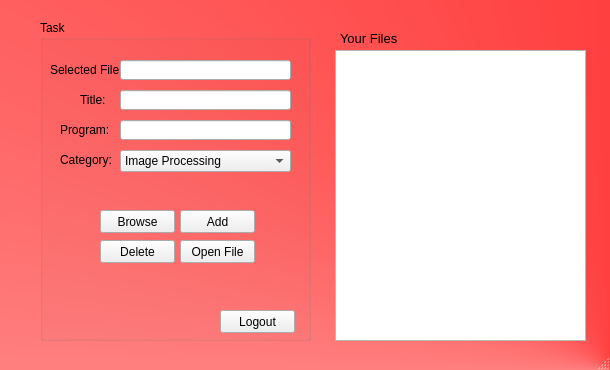
<?xml version="1.0" encoding="UTF-8"?>
<ui version="4.0">
 <class>MainWindow</class>
 <widget class="QMainWindow" name="MainWindow">
  <property name="geometry">
   <rect>
    <x>0</x>
    <y>0</y>
    <width>610</width>
    <height>370</height>
   </rect>
  </property>
  <property name="windowTitle">
   <string>MainWindow</string>
  </property>
  <property name="styleSheet">
   <string notr="true">#MainWindow
{
background-color:qconicalgradient(cx:1, cy:1, angle:0, stop:0 rgba(255, 0, 0, 255), stop:1 rgba(255, 255, 255, 255))
}</string>
  </property>
  <widget class="QWidget" name="centralwidget">
   <widget class="QGroupBox" name="groupBox">
    <property name="geometry">
     <rect>
      <x>40</x>
      <y>20</y>
      <width>271</width>
      <height>321</height>
     </rect>
    </property>
    <property name="title">
     <string>Task</string>
    </property>
    <widget class="QLabel" name="label">
     <property name="geometry">
      <rect>
       <x>10</x>
       <y>40</y>
       <width>81</width>
       <height>20</height>
      </rect>
     </property>
     <property name="text">
      <string>Selected File:</string>
     </property>
    </widget>
    <widget class="QLineEdit" name="selectFileTextbox">
     <property name="geometry">
      <rect>
       <x>80</x>
       <y>40</y>
       <width>171</width>
       <height>20</height>
      </rect>
     </property>
    </widget>
    <widget class="QPushButton" name="browseButton">
     <property name="geometry">
      <rect>
       <x>60</x>
       <y>190</y>
       <width>75</width>
       <height>23</height>
      </rect>
     </property>
     <property name="text">
      <string>Browse</string>
     </property>
    </widget>
    <widget class="QLabel" name="label_2">
     <property name="geometry">
      <rect>
       <x>40</x>
       <y>70</y>
       <width>41</width>
       <height>20</height>
      </rect>
     </property>
     <property name="text">
      <string>Title: </string>
     </property>
    </widget>
    <widget class="QLineEdit" name="titleTextbox">
     <property name="geometry">
      <rect>
       <x>80</x>
       <y>70</y>
       <width>171</width>
       <height>20</height>
      </rect>
     </property>
    </widget>
    <widget class="QLabel" name="label_3">
     <property name="geometry">
      <rect>
       <x>20</x>
       <y>100</y>
       <width>61</width>
       <height>20</height>
      </rect>
     </property>
     <property name="text">
      <string>Program:</string>
     </property>
    </widget>
    <widget class="QLineEdit" name="programTextbox">
     <property name="geometry">
      <rect>
       <x>80</x>
       <y>100</y>
       <width>171</width>
       <height>20</height>
      </rect>
     </property>
    </widget>
    <widget class="QLabel" name="label_4">
     <property name="geometry">
      <rect>
       <x>20</x>
       <y>130</y>
       <width>51</width>
       <height>20</height>
      </rect>
     </property>
     <property name="text">
      <string>Category:</string>
     </property>
    </widget>
    <widget class="QComboBox" name="categoryComboBox">
     <property name="geometry">
      <rect>
       <x>80</x>
       <y>130</y>
       <width>171</width>
       <height>22</height>
      </rect>
     </property>
     <item>
      <property name="text">
       <string>Image Processing</string>
      </property>
     </item>
     <item>
      <property name="text">
       <string>Machine Learning</string>
      </property>
     </item>
     <item>
      <property name="text">
       <string>Embedded System</string>
      </property>
     </item>
     <item>
      <property name="text">
       <string>Web Application</string>
      </property>
     </item>
     <item>
      <property name="text">
       <string>Desktop Application</string>
      </property>
     </item>
     <item>
      <property name="text">
       <string>Mobile Application</string>
      </property>
     </item>
    </widget>
    <widget class="QPushButton" name="addButton">
     <property name="geometry">
      <rect>
       <x>140</x>
       <y>190</y>
       <width>75</width>
       <height>23</height>
      </rect>
     </property>
     <property name="text">
      <string>Add</string>
     </property>
    </widget>
    <widget class="QPushButton" name="deleteButton">
     <property name="geometry">
      <rect>
       <x>60</x>
       <y>220</y>
       <width>75</width>
       <height>23</height>
      </rect>
     </property>
     <property name="text">
      <string>Delete</string>
     </property>
    </widget>
    <widget class="QPushButton" name="openFileButton">
     <property name="geometry">
      <rect>
       <x>140</x>
       <y>220</y>
       <width>75</width>
       <height>23</height>
      </rect>
     </property>
     <property name="text">
      <string>Open File</string>
     </property>
    </widget>
    <widget class="QPushButton" name="logoutButton">
     <property name="geometry">
      <rect>
       <x>180</x>
       <y>290</y>
       <width>75</width>
       <height>23</height>
      </rect>
     </property>
     <property name="text">
      <string>Logout</string>
     </property>
    </widget>
   </widget>
   <widget class="QLabel" name="label_5">
    <property name="geometry">
     <rect>
      <x>340</x>
      <y>30</y>
      <width>241</width>
      <height>16</height>
     </rect>
    </property>
    <property name="font">
     <font>
      <pointsize>10</pointsize>
     </font>
    </property>
    <property name="text">
     <string>Your Files</string>
    </property>
   </widget>
   <widget class="QListWidget" name="listWidget">
    <property name="geometry">
     <rect>
      <x>335</x>
      <y>50</y>
      <width>251</width>
      <height>291</height>
     </rect>
    </property>
   </widget>
  </widget>
  <widget class="QMenuBar" name="menubar">
   <property name="geometry">
    <rect>
     <x>0</x>
     <y>0</y>
     <width>610</width>
     <height>21</height>
    </rect>
   </property>
  </widget>
  <widget class="QStatusBar" name="statusbar"/>
 </widget>
 <resources/>
 <connections/>
</ui>
